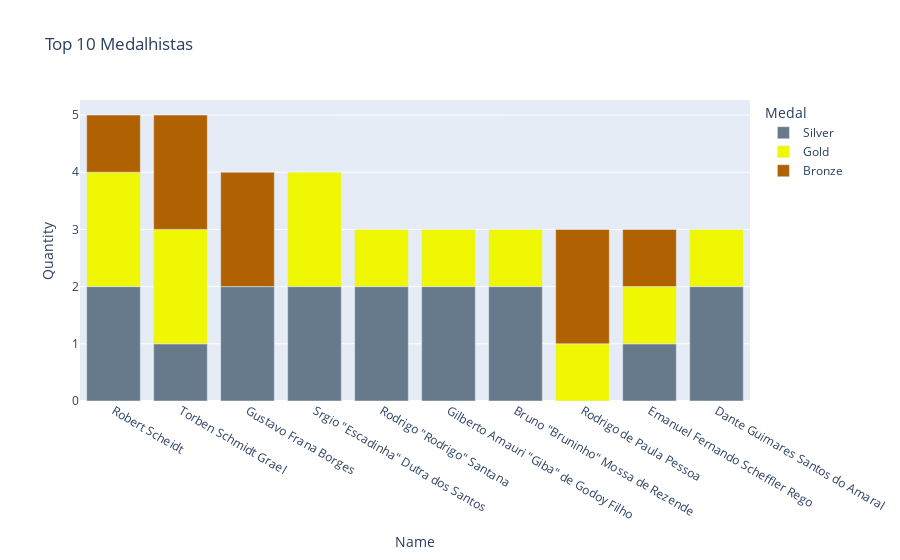

Source (notebook cell):
### Code cell
'''
Finalmente, usando o Plotly, passamos o dataframe, com o nome dos atletas no eixo x, a quantidade de medalhas ganhas no eixo
y e o 'hue' por tipo de medalha. Passamos também a lista decrescente com o nome dos top 10 medalhistas como parâmetro
de ordenação do eixo x.
'''

fig = px.bar(df_medalhas_por_atleta, x="Name", y="Quantity", color="Medal", title="Top 10 Medalhistas", 
                category_orders={ 'Name': lista_dez_primeiros}, color_discrete_sequence=['#667a8c', '#eff702', '#b06202'])
fig.show()

### Figure 1 — Plotly figure (JSON) as saved in the notebook; plotly's stock layout.template omitted (floating-point values rounded to 4 significant figures)
{"data": [{"alignmentgroup": "True", "hovertemplate": "Medal=Silver<br>Name=%{x}<br>Quantity=%{y}<extra></extra>", "legendgroup": "Silver", "marker": {"color": "#667a8c", "pattern": {"shape": ""}}, "name": "Silver", "offsetgroup": "Silver", "orientation": "v", "showlegend": true, "textposition": "auto", "type": "bar", "x": ["Bruno \"Bruninho\" Mossa de Rezende", "Dante Guimares Santos do Amaral", "Emanuel Fernando Scheffler Rego", "Gilberto Amauri \"Giba\" de Godoy Filho", "Gustavo Frana Borges", "Robert Scheidt", "Rodrigo \"Rodrigo\" Santana", "Srgio \"Escadinha\" Dutra dos Santos", "Torben Schmidt Grael"], "xaxis": "x", "y": [2, 2, 1, 2, 2, 2, 2, 2, 1], "yaxis": "y"}, {"alignmentgroup": "True", "hovertemplate": "Medal=Gold<br>Name=%{x}<br>Quantity=%{y}<extra></extra>", "legendgroup": "Gold", "marker": {"color": "#eff702", "pattern": {"shape": ""}}, "name": "Gold", "offsetgroup": "Gold", "orientation": "v", "showlegend": true, "textposition": "auto", "type": "bar", "x": ["Bruno \"Bruninho\" Mossa de Rezende", "Dante Guimares Santos do Amaral", "Emanuel Fernando Scheffler Rego", "Gilberto Amauri \"Giba\" de Godoy Filho", "Robert Scheidt", "Rodrigo \"Rodrigo\" Santana", "Rodrigo de Paula Pessoa", "Srgio \"Escadinha\" Dutra dos Santos", "Torben Schmidt Grael"], "xaxis": "x", "y": [1, 1, 1, 1, 2, 1, 1, 2, 2], "yaxis": "y"}, {"alignmentgroup": "True", "hovertemplate": "Medal=Bronze<br>Name=%{x}<br>Quantity=%{y}<extra></extra>", "legendgroup": "Bronze", "marker": {"color": "#b06202", "pattern": {"shape": ""}}, "name": "Bronze", "offsetgroup": "Bronze", "orientation": "v", "showlegend": true, "textposition": "auto", "type": "bar", "x": ["Emanuel Fernando Scheffler Rego", "Gustavo Frana Borges", "Robert Scheidt", "Rodrigo de Paula Pessoa", "Torben Schmidt Grael"], "xaxis": "x", "y": [1, 2, 1, 2, 2], "yaxis": "y"}], "layout": {"barmode": "relative", "legend": {"title": {"text": "Medal"}, "tracegroupgap": 0}, "title": {"text": "Top 10 Medalhistas"}, "xaxis": {"anchor": "y", "categoryarray": ["Robert Scheidt", "Torben Schmidt Grael", "Gustavo Frana Borges", "Srgio \"Escadinha\" Dutra dos Santos", "Rodrigo \"Rodrigo\" Santana", "Gilberto Amauri \"Giba\" de Godoy Filho", "Bruno \"Bruninho\" Mossa de Rezende", "Rodrigo de Paula Pessoa", "Emanuel Fernando Scheffler Rego", "Dante Guimares Santos do Amaral"], "categoryorder": "array", "domain": [0, 1], "title": {"text": "Name"}}, "yaxis": {"anchor": "x", "domain": [0, 1], "title": {"text": "Quantity"}}}}
